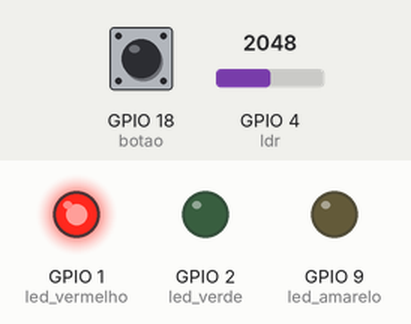
Bench run of a sketch on a simulated ESP32-S3. Shown: output pins drawn as LEDs (lit = HIGH). Inputs (shaded band) come from the test bench; at power-on: GPIO 4 (ldr) = 2048, GPIO 18 (botao) LOW. What the sketch prints to the serial monitor is not drawn.

Above: at 11.8 s.
11.9 s: GPIO 4 (ldr) set to 560
At 12.8 s:
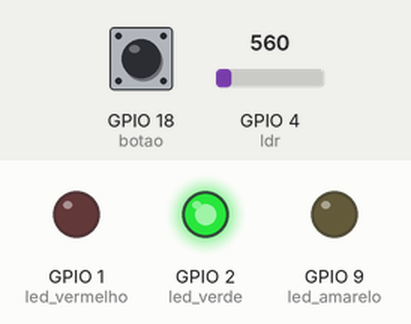
At 23.7 s:
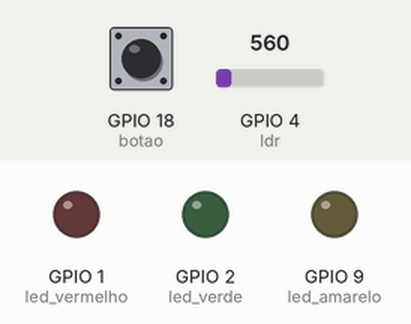
24.5 s: GPIO 4 (ldr) set to 640
At 31.0 s:
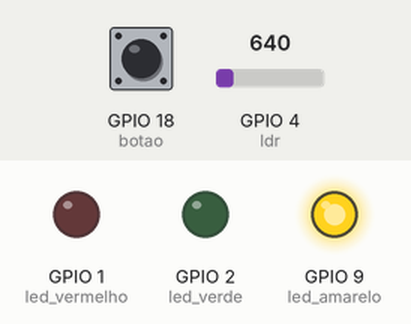
Timing chart, 0 to 44.1 s (numbered marks = the images above; inputs shaded):
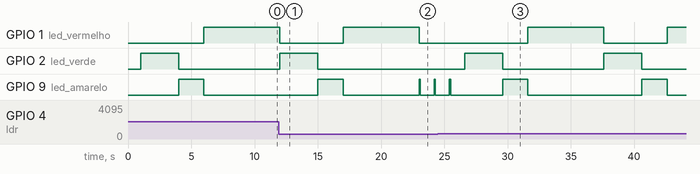

Measured:
- after the input at 11.9 s, GPIO 2 (led_verde): goes on until 15.0 s, then stays LOW
- after the input at 24.5 s, GPIO 1 (led_vermelho): LOW → HIGH after 7.1 s, → LOW 6.0 s later, → HIGH 5.0 s later; GPIO 2 (led_verde): alternates HIGH for 3.0 s and LOW for 8.0 s, starting after 2.1 s

The sketch:

prototipo.ino
```cpp
#include <WiFi.h>
#include <HTTPClient.h>
#include <WiFiClientSecure.h>

// Configurações de Wi-Fi
const char* ssid = "Inteli.Iot";
const char* password = "@Intelix10T#";


const int led_vermelho = 1; // Pino utilizado para controle do led vermelho
const int led_verde =  2; // Pino utilizado para controle do led verde
const int led_amarelo = 9; // Pino utilizado para controle do led amarelo

const int botao = 18;   // Pino utilizado para controle do botão
int estadoDoBotao = 0;  // Variavel que le o estado do botão que inicia desligado (0)
const int ldr = 4;  // pino do Ldr
const int VCC = 15;
int threshold = 600;

void setup() {

  // Configuração inicial dos pinos para controle dos leds e o VCC como OUTPUTs (saídas) do ESP32
  pinMode(led_amarelo,OUTPUT);
  pinMode(led_verde,OUTPUT);
  pinMode(led_vermelho,OUTPUT);
  pinMode(VCC, OUTPUT);

  // Inicialização das entradas
  pinMode(botao, INPUT); // Configuração inicial do botão como entrada do ESP32

  // inidia os leds como desligados (LOW)
  digitalWrite(led_amarelo, LOW);
  digitalWrite(led_verde, LOW);
  digitalWrite(led_vermelho, LOW);

  Serial.begin(9600); // Configuração para debug por interface serial entre ESP e computador com baud rate de 9600


// ..................

  // Verifica estado do botão
  estadoDoBotao = digitalRead(botao);
  if (estadoDoBotao == HIGH) {
    Serial.println("Botão pressionado!");
  } else {
    Serial.println("Botão não pressionado!");
  }

  // --------------------
}

void loop() {
  int ldrstatus=analogRead(ldr);

  if(ldrstatus<threshold){
    Serial.print("Está escuro, ligue o led");
     delay(1000);
    Serial.println(ldrstatus);
    digitalWrite(led_amarelo, HIGH);
    digitalWrite(led_verde, LOW);
    digitalWrite(led_vermelho, LOW);
    delay(100);
    digitalWrite(led_amarelo, LOW);
    delay(100);

  }else if(ldrstatus>threshold) {
    Serial.print("Está muito claro, deslige o led");
    Serial.println(ldrstatus);
    delay(1000);
    digitalWrite(led_amarelo, LOW);
    digitalWrite(led_verde, HIGH);
    digitalWrite(led_vermelho, LOW);
    delay(3000);
    digitalWrite(led_amarelo, HIGH);
    digitalWrite(led_verde, LOW);
    digitalWrite(led_vermelho, LOW);
    delay(2000);
    digitalWrite(led_amarelo, LOW);
    digitalWrite(led_verde, LOW);
    digitalWrite(led_vermelho, HIGH);
    delay(5000);
  }
}
```
